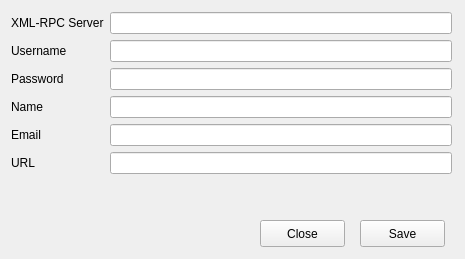
<?xml version="1.0" encoding="UTF-8"?>
<ui version="4.0">
 <class>formConfig</class>
 <widget class="QWidget" name="formConfig">
  <property name="windowModality">
   <enum>Qt::ApplicationModal</enum>
  </property>
  <property name="geometry">
   <rect>
    <x>0</x>
    <y>0</y>
    <width>465</width>
    <height>259</height>
   </rect>
  </property>
  <property name="sizePolicy">
   <sizepolicy hsizetype="Fixed" vsizetype="Preferred">
    <horstretch>0</horstretch>
    <verstretch>0</verstretch>
   </sizepolicy>
  </property>
  <property name="minimumSize">
   <size>
    <width>465</width>
    <height>259</height>
   </size>
  </property>
  <property name="maximumSize">
   <size>
    <width>465</width>
    <height>259</height>
   </size>
  </property>
  <property name="windowTitle">
   <string>Settings</string>
  </property>
  <property name="windowIcon">
   <iconset resource="../res/main.qrc">
    <normaloff>:/chat-quotes.png</normaloff>:/chat-quotes.png</iconset>
  </property>
  <widget class="QPushButton" name="btnClose">
   <property name="geometry">
    <rect>
     <x>260</x>
     <y>220</y>
     <width>85</width>
     <height>27</height>
    </rect>
   </property>
   <property name="text">
    <string>Close</string>
   </property>
  </widget>
  <widget class="QPushButton" name="btnSave">
   <property name="geometry">
    <rect>
     <x>360</x>
     <y>220</y>
     <width>85</width>
     <height>27</height>
    </rect>
   </property>
   <property name="text">
    <string>Save</string>
   </property>
  </widget>
  <widget class="QWidget" name="">
   <property name="geometry">
    <rect>
     <x>11</x>
     <y>12</y>
     <width>441</width>
     <height>201</height>
    </rect>
   </property>
   <layout class="QFormLayout" name="formLayout">
    <item row="0" column="0">
     <widget class="QLabel" name="label">
      <property name="text">
       <string>XML-RPC Server</string>
      </property>
     </widget>
    </item>
    <item row="0" column="1">
     <widget class="QLineEdit" name="serverEdit"/>
    </item>
    <item row="1" column="0">
     <widget class="QLabel" name="label_2">
      <property name="text">
       <string>Username</string>
      </property>
     </widget>
    </item>
    <item row="1" column="1">
     <widget class="QLineEdit" name="usernameEdit"/>
    </item>
    <item row="2" column="0">
     <widget class="QLabel" name="label_3">
      <property name="text">
       <string>Password</string>
      </property>
     </widget>
    </item>
    <item row="2" column="1">
     <widget class="QLineEdit" name="passEdit">
      <property name="contextMenuPolicy">
       <enum>Qt::DefaultContextMenu</enum>
      </property>
      <property name="autoFillBackground">
       <bool>false</bool>
      </property>
      <property name="inputMask">
       <string/>
      </property>
      <property name="echoMode">
       <enum>QLineEdit::Password</enum>
      </property>
     </widget>
    </item>
    <item row="3" column="0">
     <widget class="QLabel" name="label_4">
      <property name="text">
       <string>Name</string>
      </property>
     </widget>
    </item>
    <item row="3" column="1">
     <widget class="QLineEdit" name="nameEdit">
      <property name="contextMenuPolicy">
       <enum>Qt::DefaultContextMenu</enum>
      </property>
      <property name="autoFillBackground">
       <bool>false</bool>
      </property>
      <property name="inputMask">
       <string/>
      </property>
      <property name="echoMode">
       <enum>QLineEdit::Normal</enum>
      </property>
     </widget>
    </item>
    <item row="4" column="0">
     <widget class="QLabel" name="label_5">
      <property name="text">
       <string>Email</string>
      </property>
     </widget>
    </item>
    <item row="4" column="1">
     <widget class="QLineEdit" name="emailEdit">
      <property name="contextMenuPolicy">
       <enum>Qt::DefaultContextMenu</enum>
      </property>
      <property name="autoFillBackground">
       <bool>false</bool>
      </property>
      <property name="inputMask">
       <string/>
      </property>
      <property name="echoMode">
       <enum>QLineEdit::Normal</enum>
      </property>
     </widget>
    </item>
    <item row="5" column="0">
     <widget class="QLabel" name="label_6">
      <property name="text">
       <string>URL</string>
      </property>
     </widget>
    </item>
    <item row="5" column="1">
     <widget class="QLineEdit" name="UrlEdit">
      <property name="contextMenuPolicy">
       <enum>Qt::DefaultContextMenu</enum>
      </property>
      <property name="autoFillBackground">
       <bool>false</bool>
      </property>
      <property name="inputMask">
       <string/>
      </property>
      <property name="maxLength">
       <number>250</number>
      </property>
      <property name="echoMode">
       <enum>QLineEdit::Normal</enum>
      </property>
     </widget>
    </item>
   </layout>
  </widget>
  <zorder>layoutWidget</zorder>
  <zorder>label_4</zorder>
  <zorder>nameEdit</zorder>
  <zorder>label_5</zorder>
  <zorder>label_6</zorder>
  <zorder>emailEdit</zorder>
  <zorder>UrlEdit</zorder>
  <zorder>btnSave</zorder>
  <zorder>btnClose</zorder>
 </widget>
 <resources>
  <include location="../res/main.qrc"/>
 </resources>
 <connections>
  <connection>
   <sender>btnClose</sender>
   <signal>clicked()</signal>
   <receiver>formConfig</receiver>
   <slot>close()</slot>
   <hints>
    <hint type="sourcelabel">
     <x>260</x>
     <y>220</y>
    </hint>
    <hint type="destinationlabel">
     <x>180</x>
     <y>83</y>
    </hint>
   </hints>
  </connection>
 </connections>
</ui>
